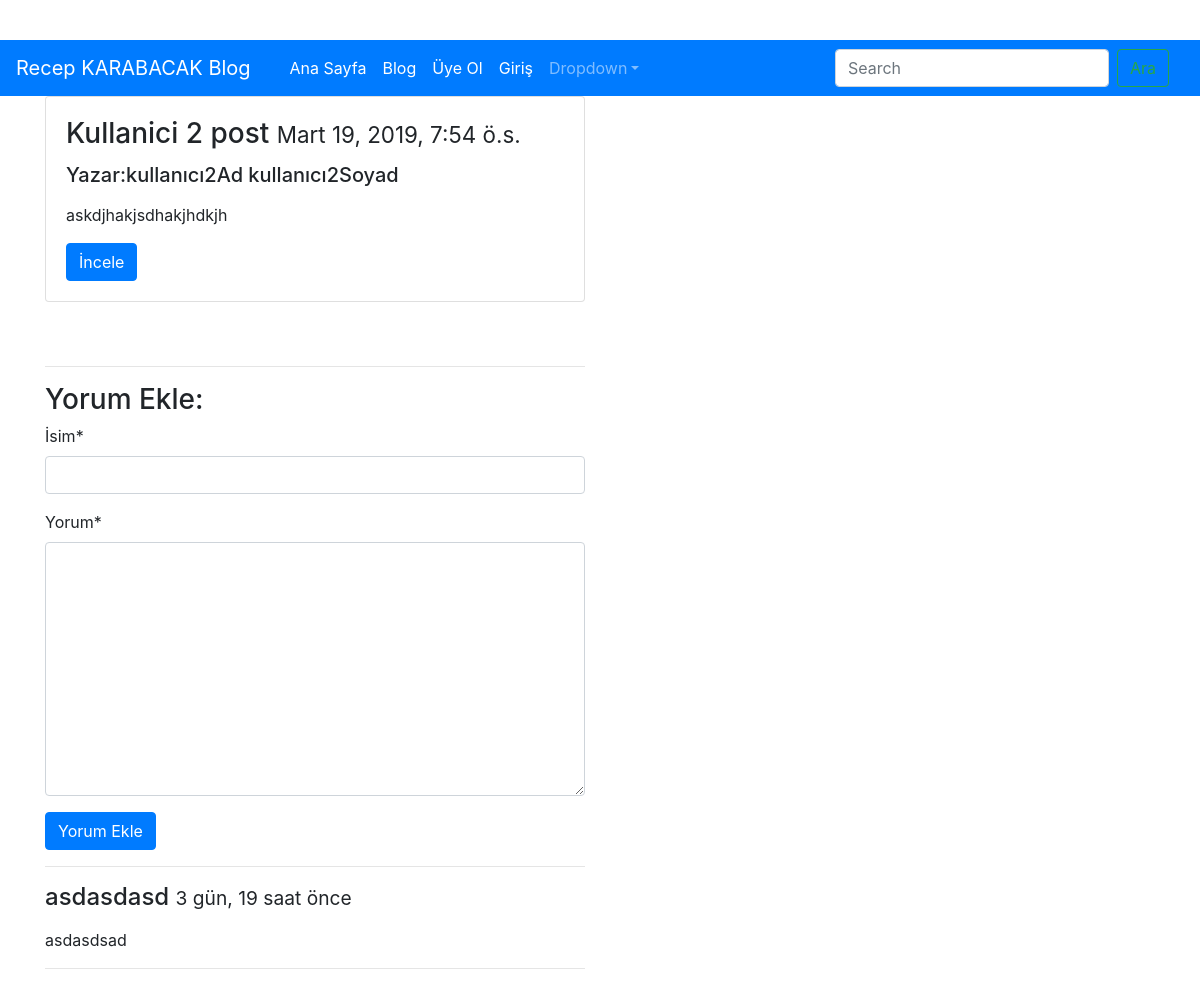
Page /post/kullanici-2-post/ on the committed database.
### post/models.py (models this page shows, shortened)
class Post(models.Model):
    user = models.ForeignKey('auth.User', verbose_name='Yazar', related_name='posts', on_delete=models.CASCADE)
    title = models.CharField(max_length=120, verbose_name='Başlık')
    content = RichTextField(verbose_name='İçerik')
    puplishing_date = models.DateTimeField(verbose_name='Yayınlanma Tarihi',auto_now_add=True)
    image = models.ImageField(null=True, blank=True)
    slug = models.SlugField(unique=True, editable=False, max_length=130)
    def get_absolute_url(self):
        return reverse('post:detail', kwargs={'slug':self.slug})
    class Meta:
        ordering = ['-puplishing_date', 'id']

class Comment(models.Model):
    post = models.ForeignKey('post.Post', related_name='comments', on_delete=models.CASCADE)
    name = models.CharField(max_length=200, verbose_name='İsim')
    content = models.TextField(verbose_name='Yorum')
    created_date = models.DateTimeField(auto_now_add=True)

### post/views.py (the view)
# urls.py: url(r'^(?P<slug>[\w-]+)/$', post_detail, name='detail'), # duzenli ifade kullanarak birden fazla değişken rakam almasını sağladık
def post_detail(request, slug):
    post = get_object_or_404(Post, slug=slug)
    form = CommentForm(request.POST or None)  # 3. önerilen yontem.
    if form.is_valid():
        comment = form.save(commit=False)
        comment.post = post
        comment.save()
        return HttpResponseRedirect(post.get_absolute_url())
    context = {
        'post': post,
        'form': form,
    }
    return render(request, 'post/detail.html', context)

### post/forms.py
class CommentForm(forms.ModelForm):
    class Meta:
        model = Comment
        fields = [
            'name',
            'content',
        ]

### templates/post/detail.html (shortened to what this page needs)
{% extends 'base.html' %}
{% block body %}
    <div class="container">
        <div class="row">
          <div class="col-md-6 col-md-offset-3">
            <div class="card">
              <div class="card-body">
                <h3 class="card-title">{{ post.title }} <small>{{ post.puplishing_date }}</small></h3>
                  <h5 class="card-title">Yazar:{{ post.user.get_full_name }}</h5>
                <p class="card-text">{{ post.content|safe|linebreaks }}</p>
                <a href="{{ post.get_absolute_url }}" class="btn btn-primary">İncele</a>
              </div>
            </div>
                <br><br><hr>
                  <h3>Yorum Ekle:</h3>
                  {% include 'post/comment.html' %}
                <hr>
              {% for comment in post.comments.all %}
                <h4>{{ comment.name }} <small> {{ comment.created_date|timesince }} önce</small> </h4>
                <p>{{ comment.content|linebreaks }}</p>
                <hr>
              {% endfor %}
          </div>
        </div>
    </div>
{% endblock %}

### static/css/style.css (style rules this page uses)
body { padding-top: 40px; }

### rows in the picture
Post: title "Kullanici 2 post", puplishing_date "Mart 19, 2019, 7:54 ö.s.", user.get_full_name "kullanıcı2Ad kullanıcı2Soyad", content "askdjhakjsdhakjhdkjh"
Comment: name "asdasdasd", created_date "3 gün, 19 saat", content "asdasdsad"
